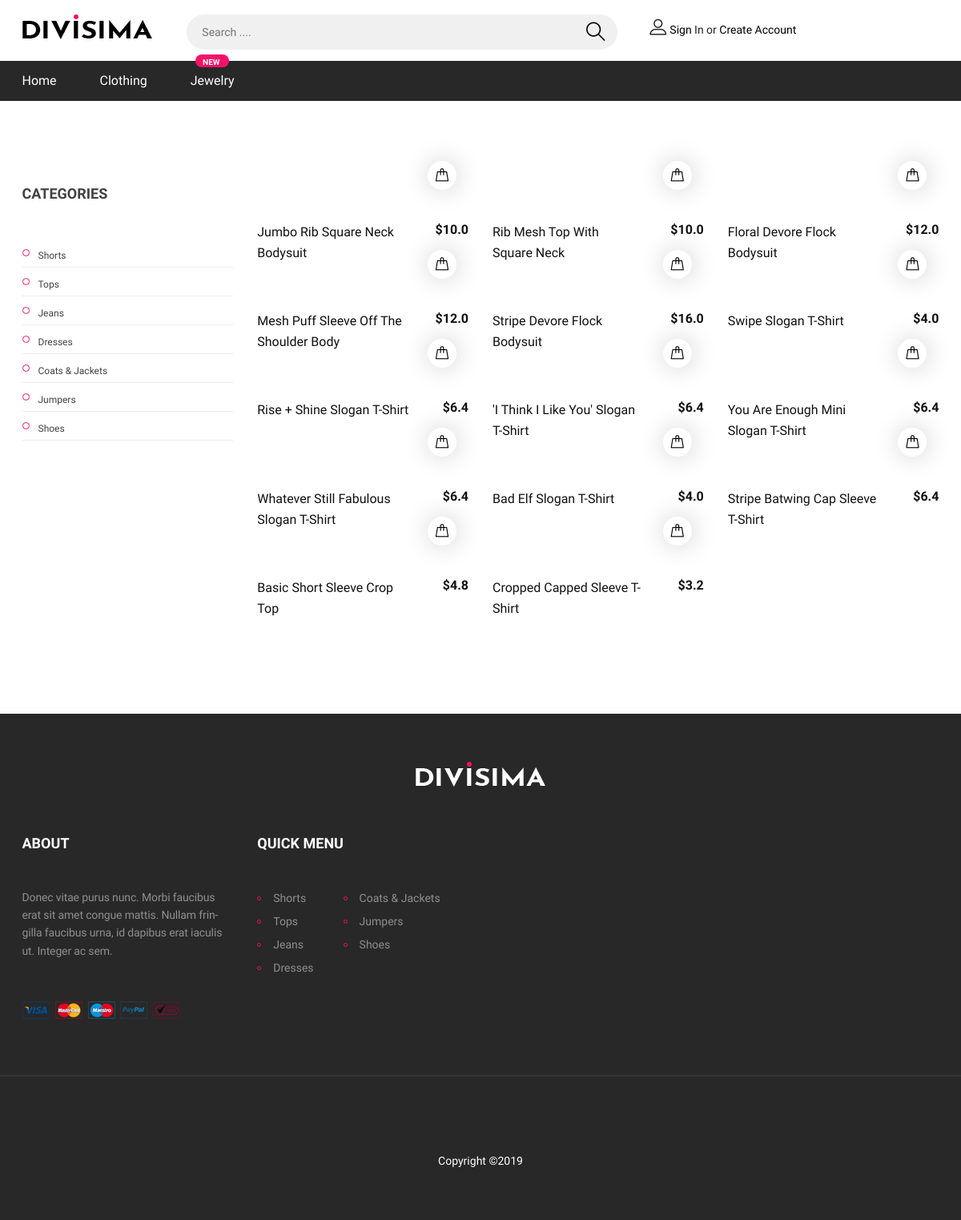
Page /clothing/Tops on the earlier database version.
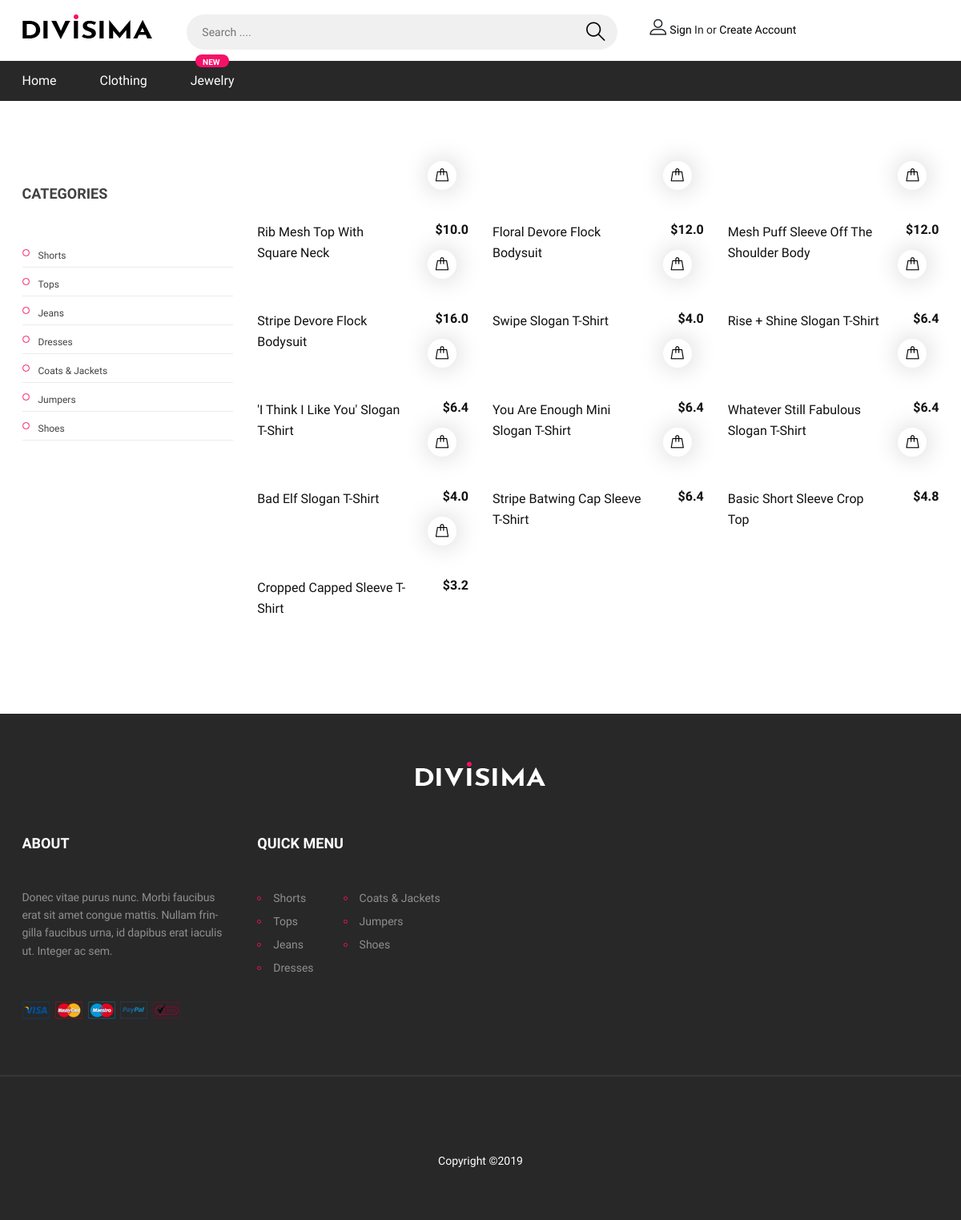
Same page on the later database version.
### clothes/models.py (models this page shows, shortened)
class Clothing(models.Model):
    name = models.CharField(max_length=250)
    category = models.ForeignKey(Category, on_delete=models.CASCADE)
    price = models.FloatField()
    image = models.ImageField(upload_to='clothingimages')

### clothes/views.py (the view)
# urls.py: path('<str:category>', views.category, name='category'),
def category(request, category):
    amount = len(Product.objects.all())
    clothes = Clothing.objects.filter(category__name=category)
    return render(request, 'clothing.html', {'clothes':clothes, 'amount':amount})

### clothes/templates/clothing.html (shortened to what this page needs)
{% extends 'index.html' %}
{% load static %}
{% block content %}
<section class="category-section spad">
    <div class="container">
        <div class="row">
            <div class="col-lg-3 order-2 order-lg-1">
                <div class="filter-widget">
                    <h2 class="fw-title">Categories</h2>
                    <ul class="category-menu">
                        <li class=""><a href="{% url 'category' category='Shorts'%}">Shorts</a>
                        </li>
                        <li class=""><a href="{% url 'category' category='Tops'%}">Tops</a></li>
                        <li class=""><a href="{% url 'category' category='Jeans'%}">Jeans</a></li>
                        <li class=""><a href="{% url 'category' category='Dresses'%}">Dresses</a></li>
                        <li class=""><a href="{% url 'category' category='Coats & Jackets'%}">Coats & Jackets</a></li>
                        <li class=""><a href="{% url 'category' category='Jumpers'%}">Jumpers</a></li>
                        <li class=""><a href="{% url 'category' category='Shoes'%}">Shoes</a></li>
                    </ul>
                </div>
            </div>
            <div class="col-lg-9  order-1 order-lg-2 mb-5 mb-lg-0">
                <div class="row">
                    {% for cloth in clothes %}
                  <div class="col-lg-4 col-sm-6">
                        <div class="product-item">
                            <div class="pi-pic">
                                <div class="pi-links">
                                    <a href="{% url 'cartCloth' cloth.id %}" class="add-card"><i class="flaticon-bag"></i><span>ADD TO CART</span></a>
                                </div>
                            </div>
                            <div class="pi-text">
                                <h6>${{ cloth.price }}</h6>
                                <a href="{% url 'detailC' cloth.id %}">  <p>{{ cloth.name }}</p></a>
                            </div>
                        </div></a></div>
                    {% endfor %}
                </div>
            </div>
        </div>
    </div>
</section>
{% endblock %}

Differences in the rows shown:
removed Clothing: price "10.0", name "Jumbo Rib Square Neck Bodysuit"
